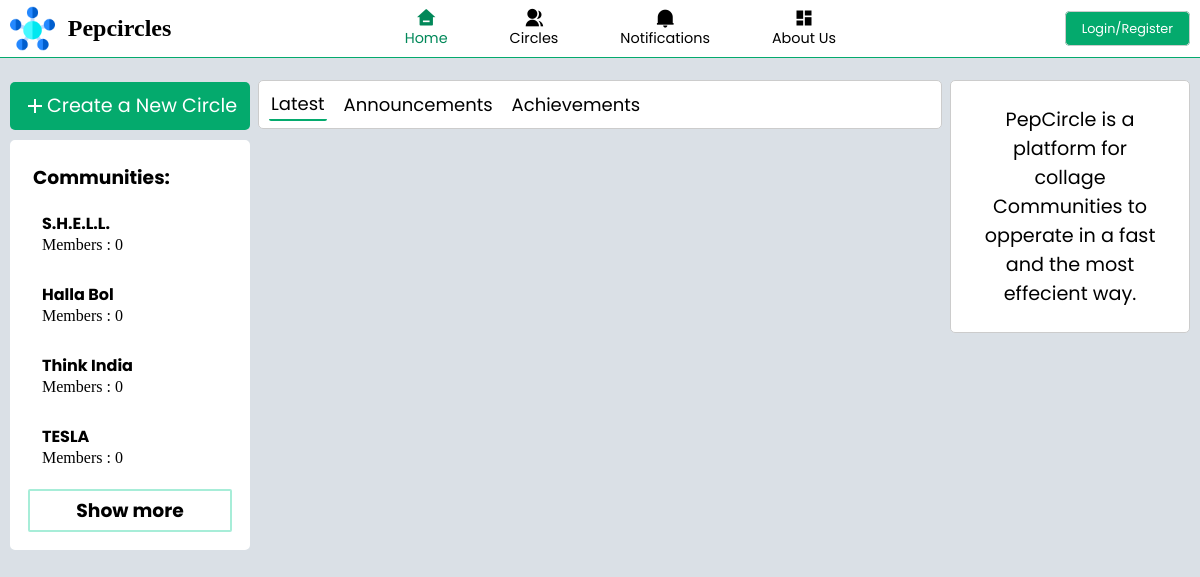
Before: / with the older database file.
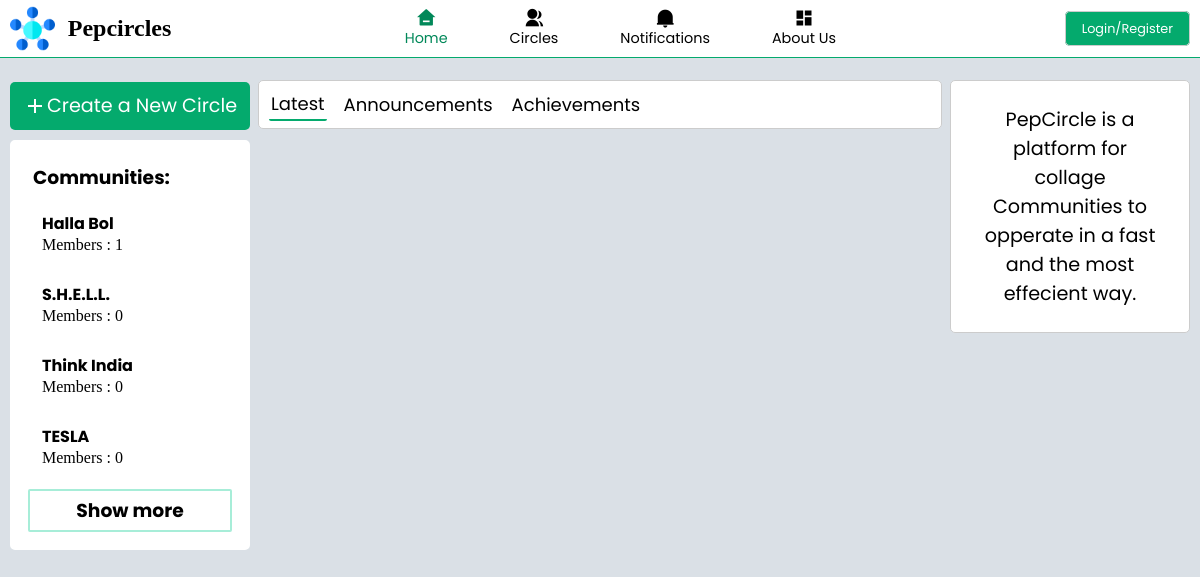
After: the same page with the newer database file.
### tables this page shows
CREATE TABLE `staticcircleinfo` (
  `circleId` int(11) NOT NULL,
  `circleName` char(250) NOT NULL,
  `circleLogo` varchar(3000) NOT NULL,
  `circleDiscription` varchar(5000) NOT NULL,
  `circleBanner` varchar(3000) NOT NULL DEFAULT 'low_poly_banner_design_1711.jpg',
  `circleStatus` int(11) NOT NULL,
  `collegeId` int(11) NOT NULL,
  `followerCount` int(11) NOT NULL
);

### index.php (the view, shortened to what the changed rows need)
<?php
include "pages/back/database_connection.php";
?>
<!DOCTYPE html>
<html lang="en">
<head>
    <link rel="stylesheet" href="/collageCommunity/css/index.css">
</head>
<body>
    <?php
    include "pages/navbar.php";
    ?>
    <div class="main">
        <div class="comm_bar">
            <?php
            if (isset($_SESSION['login_status']) && $_SESSION['login_status'] == 'logged_in') {
            ?>
            <div class="sub_comm_bar">
                <h3 class="head">Communities:</h3>
                <ul>
                    <?php
                    if (mysqli_num_rows($res) > 0) {
                        while ($row = mysqli_fetch_assoc($res)) {
                    ?>
                            <li>
                                <a href="pages/community_page.php?commid=<?php echo $row['circleId'] ?>">
                                    <h3><?php echo $row['circleName']; ?></h3>
                                    <p>Members : <?php echo $row['followerCount']; ?></p>
                                </a>
                            </li>
                    <?php
                        }
                    }
                    ?>
                </ul>
                <div class="show_more">
                    <h3 class="head"><a href="pages/circles.php">Show more</a></h3>
                </div>
            </div>
            <?php }else{
            ?>
            <div class="sub_comm_bar">
                <ul>
                    <?php
                    $new_sql = "SELECT * FROM staticcircleinfo ORDER BY followerCount DESC LIMIT 4";
                    $new_res = mysqli_query($conn, $new_sql);
                    if (mysqli_num_rows($new_res) > 0) {
                        while ($row = mysqli_fetch_assoc($new_res)) {
                    ?>
                            <li>
                                <a href="pages/community_page.php?commid=<?php echo $row['circleId'] ?>">
                                    <h3><?php echo $row['circleName']; ?></h3>
                                    <p>Members : <?php echo $row['followerCount']; ?></p>
                                </a>
                            </li>
                    <?php
                        }
                    }
                    ?>
                </ul>
            </div>
            <?php
            } ?>
        </div>
    </div>
</body>
</html>

Changed rows visible on the page:
changed staticcircleinfo "Halla Bol": followerCount "0" → "1"; moves up the list
